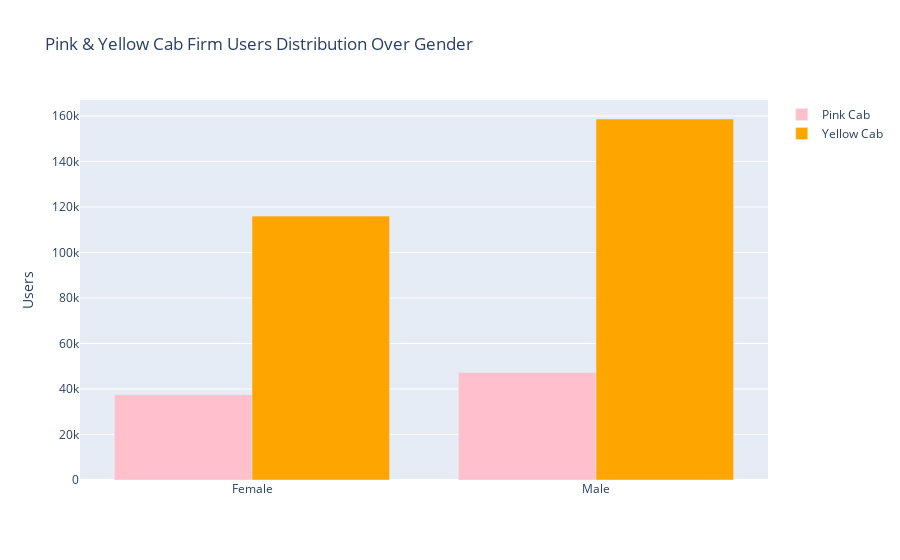

The cell this chart's notebook holds for it:
### Code cell
pink_cab_users = data[data['company'] == "Pink Cab"].groupby('gender').count()
yellow_Cab_users = data[data['company'] == "Yellow Cab"].groupby('gender').count()

fig = go.Figure()
fig.add_trace(go.Bar(
                    x=pink_cab_users.index,
                    y=pink_cab_users['users'],
                    name='Pink Cab',
                    marker_color='pink' 
                    ))            
fig.add_trace(go.Bar(
                    x=yellow_Cab_users.index,
                    y=yellow_Cab_users['users'],
                    name='Yellow Cab',
                    marker_color='orange'
                    ))
fig.update_layout(
    yaxis_title="Users",
    title="Pink & Yellow Cab Firm Users Distribution Over Gender" )

### Figure 1 — Plotly figure (JSON) as saved in the notebook; plotly's stock layout.template omitted (floating-point values rounded to 4 significant figures)
{"data": [{"marker": {"color": "pink"}, "name": "Pink Cab", "type": "bar", "x": ["Female", "Male"], "y": [37480, 47231]}, {"marker": {"color": "orange"}, "name": "Yellow Cab", "type": "bar", "x": ["Female", "Male"], "y": [116000, 158681]}], "layout": {"title": {"text": "Pink & Yellow Cab Firm Users Distribution Over Gender"}, "yaxis": {"title": {"text": "Users"}}}}
